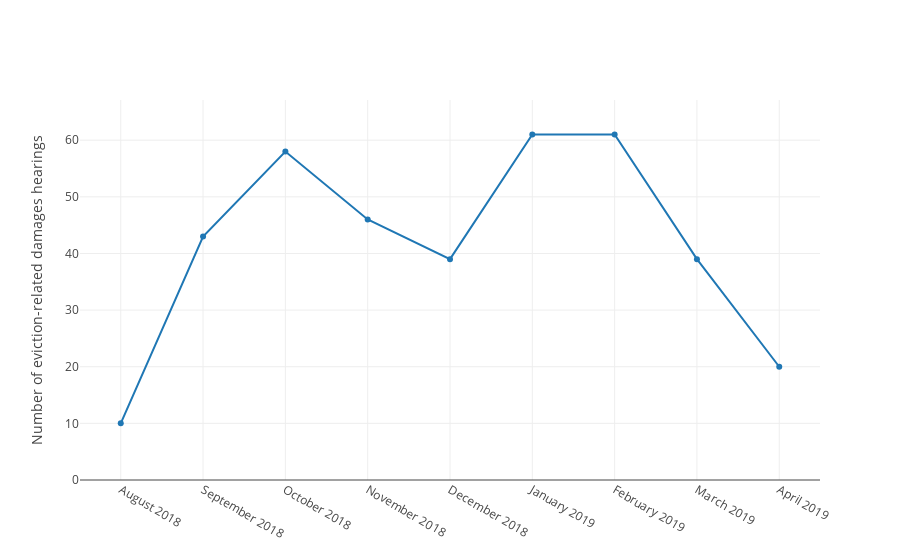

The notebook cell this image was saved under:
### Markdown cell above
## Eviction-related damages hearings as a function of time

### Code cell
df_damages = filter_df(df, event='damages hearing')
df_damages = df_damages[df_damages['Case Number'].isin(df_evictions['Case Number'])]
df_damages_by_month = number_by_month(df_damages)
line_plot(df_damages_by_month.Month,
          df_damages_by_month.Count,
          xlabel=None,
          ylabel='Number of eviction-related damages hearings')

### Figure 1 — Plotly figure (JSON) as saved in the notebook; plotly's stock layout.template omitted (floating-point values rounded to 4 significant figures)
{"data": [{"type": "scatter", "uid": "cdb693ca-3e08-11e9-8559-6c4008929994", "x": ["August 2018", "September 2018", "October 2018", "November 2018", "December 2018", "January 2019", "February 2019", "March 2019", "April 2019"], "y": [10, 43, 58, 46, 39, 61, 61, 39, 20]}], "layout": {"yaxis": {"range": [0, 67.1], "title": "Number of eviction-related damages hearings"}}}
